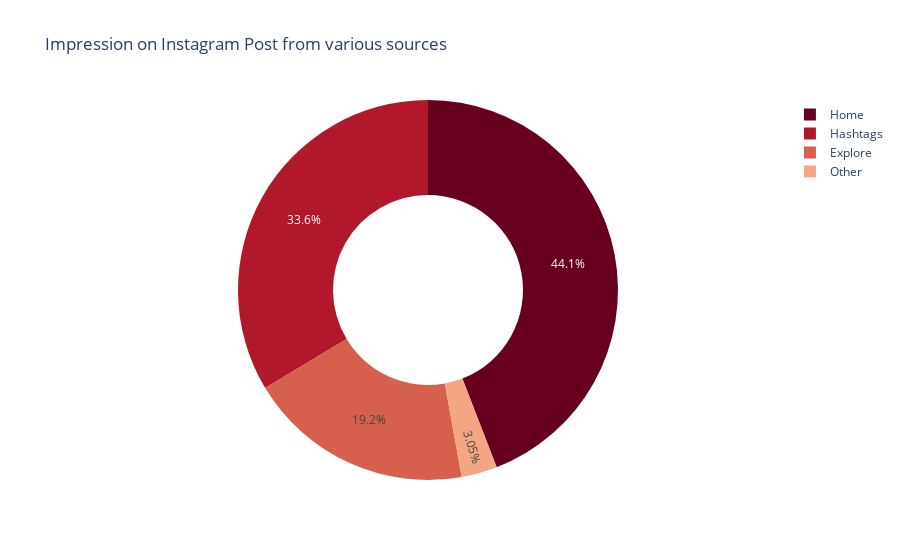

Here is the notebook cell this chart was saved with:
### Code cell
import plotly.express as px

home = data["From Home"].sum()
hashtags = data["From Hashtags"].sum()
explore = data["From Explore"].sum()
other = data["From Other"].sum()

labels = ["Home", "Hashtags", "Explore", "Other"]
values = [home, hashtags, explore, other]

# Remove `data` from px.pie
fig = px.pie(values=values, names=labels, hole=0.5,title= "Impression on Instagram Post from various sources", color_discrete_sequence=px.colors.sequential.RdBu)
fig.show()

### Figure 1 — Plotly figure (JSON) as saved in the notebook; plotly's stock layout.template omitted (floating-point values rounded to 4 significant figures)
{"data": [{"domain": {"x": [0, 1], "y": [0, 1]}, "hole": 0.5, "hovertemplate": "label=%{label}<br>value=%{value}<extra></extra>", "labels": ["Home", "Hashtags", "Explore", "Other"], "legendgroup": "", "name": "", "showlegend": true, "type": "pie", "values": [294619, 224614, 128294, 20360]}], "layout": {"legend": {"tracegroupgap": 0}, "piecolorway": ["rgb(103,0,31)", "rgb(178,24,43)", "rgb(214,96,77)", "rgb(244,165,130)", "rgb(253,219,199)", "rgb(247,247,247)", "rgb(209,229,240)", "rgb(146,197,222)", "rgb(67,147,195)", "rgb(33,102,172)", "rgb(5,48,97)"], "title": {"text": "Impression on Instagram Post from various sources"}}}
